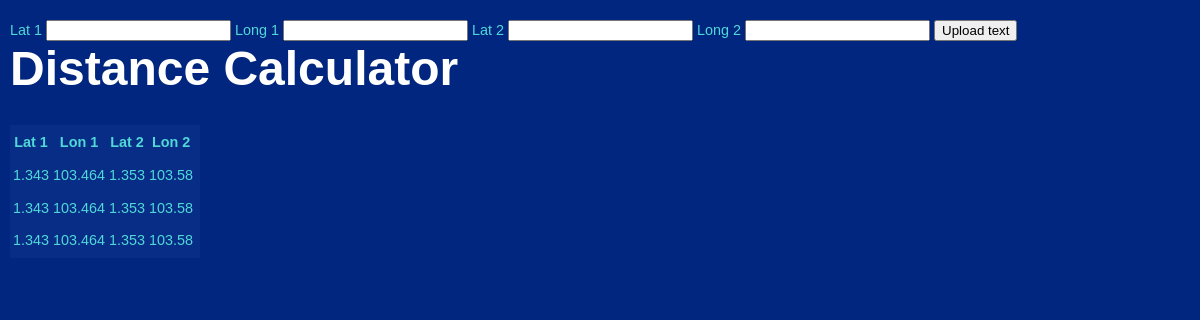
The page /utils/distance on the database its author committed.
### utils/models.py (models this page shows, shortened)
class DistanceQuery(models.Model):
    time = models.DateTimeField(auto_now_add=True)
    lat1 = models.FloatField(default=0)
    lon1 = models.FloatField(default=0)
    lat2 = models.FloatField(default=0)
    lon2 = models.FloatField(default=0)
    dist = models.FloatField(blank=True)

### utils/views.py (the view, shortened to what this page needs)
# urls.py: path("distance", views.distance),
def distance(request):
    def distance_render(values):
        values["latest"] = DistanceQuery.objects.order_by("-time")[:10]
        return render(request, "distance.html", values)
    if request.method == "GET":
        data = request.GET
        if data.get("lat1") == None:
            return distance_render({})
    return distance_render()

### templates/distance.html (shortened to what this page needs)
<!DOCTYPE html>
<html land="en">
<head>
    {% load static %}
    <link rel="stylesheet" type="text/css" href="{% static 'css/main.css' %}">
</head>
<body>
    <form method="POST" action="">{% csrf_token %}
        <label for="lat1">Lat 1</label>
        <input type="float" name="lat1" value={{lat1}}>
        <label for="lon1">Long 1</label>
        <input type="float" name="lon1" value={{lon1}}>
        <label for="lat2">Lat 2</label>
        <input type="float" name="lat2" value={{lat2}}>
        <label for="lon2">Long 2</label>
        <input type="float" name="lon2" value={{lon2}}>
        <button type="submit">Upload text</button>
    </form>
    {% if dist %}
    <h1>{{dist}}km</h1>
    {% elif invalid %}
    <h1>Invalid inputs!</h1>
    {% else %}
    <h1>Distance Calculator</h1>
    {% endif %}
    <table>
        <tr>
            <th>Lat 1</th>
            <th>Lon 1</th>
            <th>Lat 2</th>
            <th>Lon 2</th>
        </tr>
        {% for query in latest %}
        <tr>
            <td>{{ query.lat1 }}</td>
            <td>{{ query.lon1 }}</td>
            <td>{{ query.lat2 }}</td>
            <td>{{ query.lon2 }}</td>
            <td>{{ query.elevation }}</td>
        </tr>
        {% endfor %}
    </table>
</body>
</html>

### static/css/main.css (style rules this page uses)
* { box-sizing: border-box; }
:root { --back: var(--barbadosblue); --offback: #082D87; --text: white; --alttext: #50D8D7; --border: 1px solid var(--contrast); --contrast-border: 1px solid var(--contrast); --contrast: var(--barbadosyellow); --link: var(--text); }
html { margin: 0; padding: 0; scroll-behavior: smooth; overflow-x: hidden; }
body { margin: 0; padding: 2vh 10px 0; font-family: Gothic A1,sans-serif; font-size: 0.9rem; line-height: 2; background: var(--back); color: var(--alttext); overflow-x: hidden; }
h1 { font-family: Gothic,sans-serif; font-size: 3rem; line-height: 1; margin-top: 0; color: var(--text); }

### static/css/table/table.css (style rules this page uses)
table { background-color: var(--offback); }

### static/css/colors/barbados.css (style rules this page uses)
:root { --barbadosblack: #000; --barbadosblue: #00267F; --barbadosyellow: #FFC726; }

### static/css/colors/estonia.css (style rules this page uses)
:root { --estoniablack: #000; --estoniablue: #0072CE; --estoniawhite: #FFF; }

### static/css/colors/mrt.css (style rules this page uses)
:root { --ew: #009645; --cg: var(--ew); --ns: #D42E12; --ne: #9900AA; --cc: #FA9E0D; --ce: var(--cc); --dt: #005EC4; --te: #9D5B25; --jr: #0099AA; --je: var(--jr); --jw: var(--jr); --js: var(--jr); --cr: #97C616; --cp: var(--cr); --lrt: #748477; --pe: var(--lrt); --pw: var(--lrt); --se: var(--lrt); --sw: var(--lrt); --bp: var(--lrt); --pt: var(--lrt); --st: var(--lrt); --sn: #F16D9F; }

### static/css/colors/youtube.css (style rules this page uses)
:root { --blackdiamond: #000000; --ruby: #E10105; --diamond: #97CDE1; --gold: #EFD065; --silver: #E1E1E1; --bronze: #C17046; }

### rows shown on the page
DistanceQuery: lat1 "1.343", lon1 "103.464", lat2 "1.353", lon2 "103.58"
DistanceQuery: lat1 "1.343", lon1 "103.464", lat2 "1.353", lon2 "103.58"
DistanceQuery: lat1 "1.343", lon1 "103.464", lat2 "1.353", lon2 "103.58"
